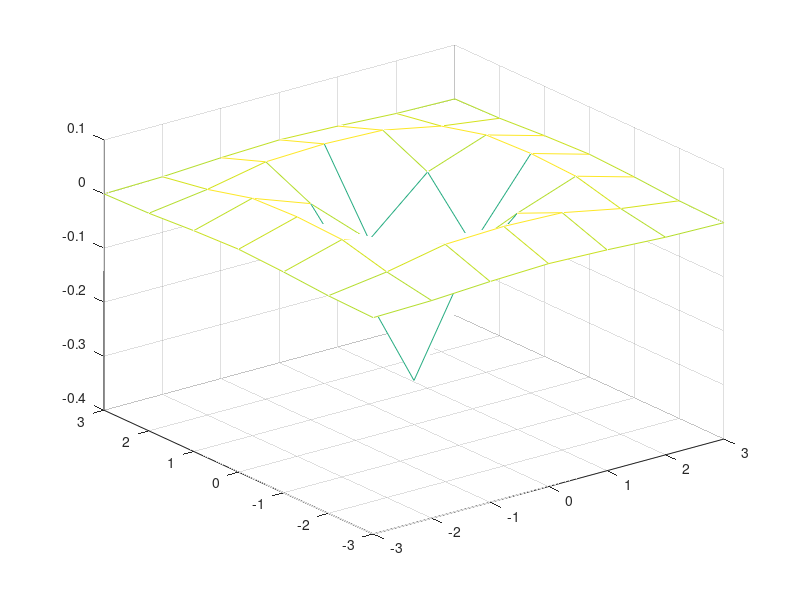

Recreate this plot in MATLAB.
num=7;
sigma=1;
mask=zeros(num,num);
shift=(num-1)/2;
for a=1:num
    x=a-1-shift;
    for b=1:num
        y=b-1-shift;
        mask(a,b)=(-1/(pi*sigma^4))*(1-((x^2+y^2)/(2*sigma^2)))...
            *exp(-(x^2+y^2)/(2*sigma^2));
        
    end
end
x=-3:3;
y=-3:3;
[X,Y]=meshgrid(x,y);
figure(1)
mesh(X,Y,mask)